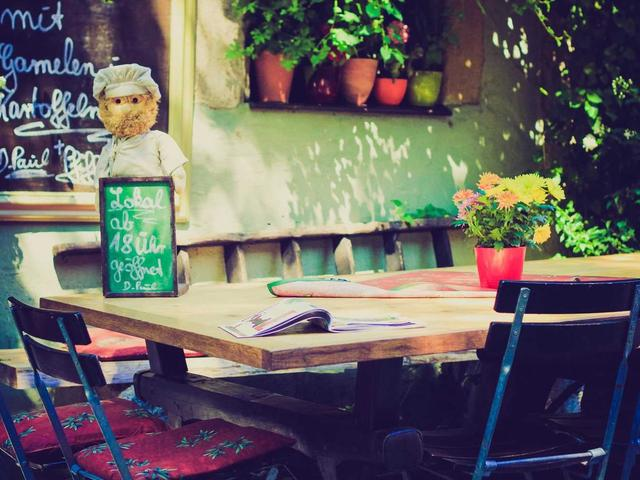
#> input picture demos/01_classify/sample.jpg, 640 x 480 px
$ python -i run.py   (imports and definitions only)
#> lines starting #> are read from the running program, lines starting #| are printed output that depends on the picture
"""Demo 1: image classification on a single image.

Run:
    python -m demos.01_classify.run
    python -m demos.01_classify.run --image path/to/dog.jpg
    python -m demos.01_classify.run --prefer cpu

What it does:
    1. Loads MobileNet v2 (ONNX, FP32, 1000 classes) via NPUAIExecutor.
    2. Detects hardware and reports which EP was selected.
    3. Loads an image, runs preprocessing (resize/center-crop/normalize),
       and prints the top-5 ImageNet labels with confidence.
    4. Prints a one-line "where did this run?" summary.
"""
from __future__ import annotations

import argparse
import sys
import time
import urllib.request
from pathlib import Path

import numpy as np
from PIL import Image

REPO_ROOT = Path(__file__).resolve().parents[2]
MODEL_PATH = REPO_ROOT / "models" / "mobilenetv2-12.onnx"
LABELS_PATH = REPO_ROOT / "demos" / "01_classify" / "imagenet_classes.txt"
SAMPLE_IMAGE_PATH = REPO_ROOT / "demos" / "01_classify" / "sample.jpg"
# Picsum is a deterministic random-photo service; we fall back to a locally
# synthesised gradient image if the network is blocked.
SAMPLE_IMAGE_URL = "https://picsum.photos/seed/cat/640/480"

# ImageNet preprocessing constants (Pytorch convention)
MEAN = np.array([0.485, 0.456, 0.406], dtype=np.float32)
STD = np.array([0.229, 0.224, 0.225], dtype=np.float32)
RESIZE = 256
CROP = 224


# [38 lines left out: functions _ensure_artefacts, _softmax, _synth_gradient_image, not called in this run]


def _preprocess(img_path: Path) -> np.ndarray:
    """Resize, center-crop, normalize, NCHW float32."""
#> called with img_path = 'sample.jpg'
    img = Image.open(img_path).convert("RGB")
#> img is the input picture: PIL image 640x480 RGB; mean R, G, B 104.1, 99.7, 98.7
    w, h = img.size
#> w = 640; h = 480
    scale = RESIZE / min(w, h)
#> scale = 0.533
    new_size = (int(round(w * scale)), int(round(h * scale)))
#> new_size = (341, 256)
    img = img.resize(new_size, Image.BILINEAR)
#> img: PIL image 341x256 RGB
    nw, nh = img.size
#> nw = 341; nh = 256
    left = (nw - CROP) // 2
#> left = 58
    top = (nh - CROP) // 2
#> top = 16
    img = img.crop((left, top, left + CROP, top + CROP))
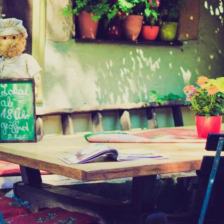
#> img: PIL image 224x224 RGB; mean R, G, B 126.4, 121.7, 109.8
    arr = np.asarray(img, dtype=np.float32) / 255.0
    arr = (arr - MEAN) / STD
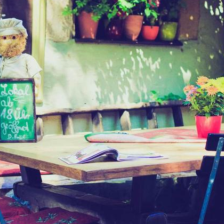
#> arr: shape (224, 224, 3) float32; mean R, G, B 0.0471, 0.0951, 0.108; drawn with min black and max white
    arr = arr.transpose(2, 0, 1)             # HWC -> CHW
    arr = np.expand_dims(arr, 0)             # NCHW
    return np.ascontiguousarray(arr)


# [41 lines left out: function main, not called in this run]


# [2 lines not run here, left out]

>>> result = _preprocess('sample.jpg')
